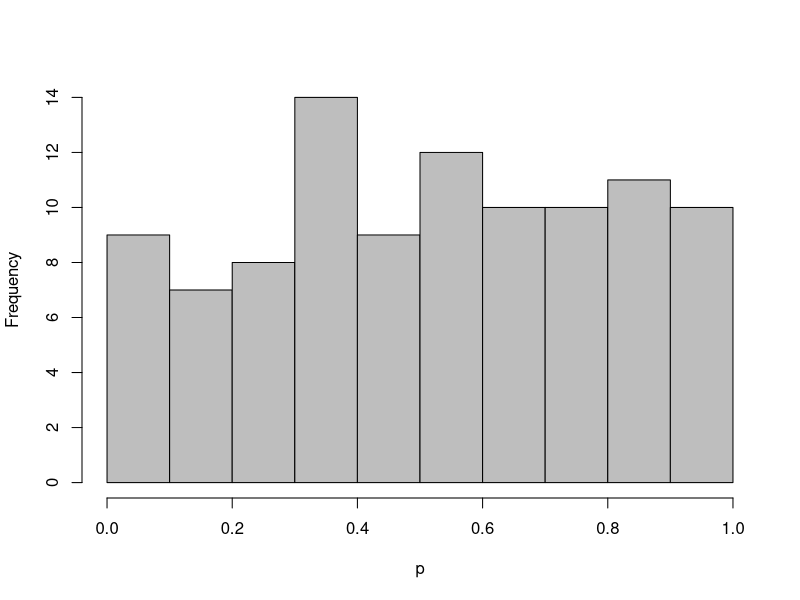
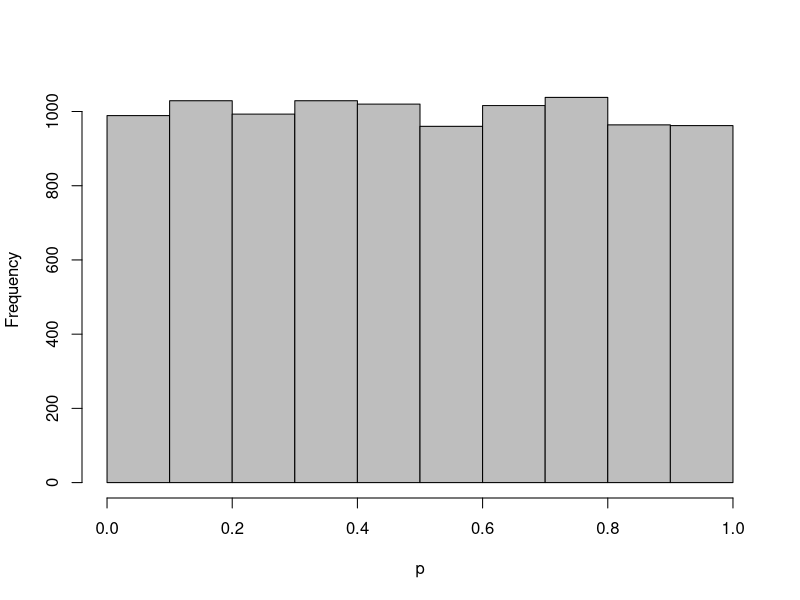
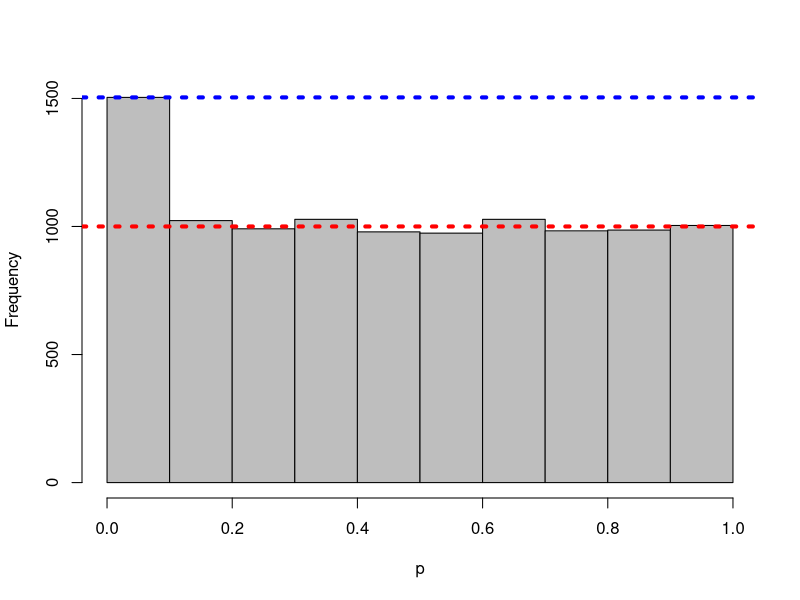

These charts were generated, in order, by the following R code:
z <- rnorm(100)
hist(pnorm(z),col="grey",main="",xlab="p",breaks=0:10/10)
z <- rnorm(10000)
hist(pnorm(z),col="grey",main="",xlab="p",breaks=0:10/10)
z <- c(rnorm(10000), rep(-3.71,500))
h <- hist(pnorm(z),col="grey",main="",xlab="p",breaks=0:10/10)
abline(h=1000,col="red",lwd=4,lty=3)
abline(h=h$counts[1],col="blue",lwd=4,lty=3)